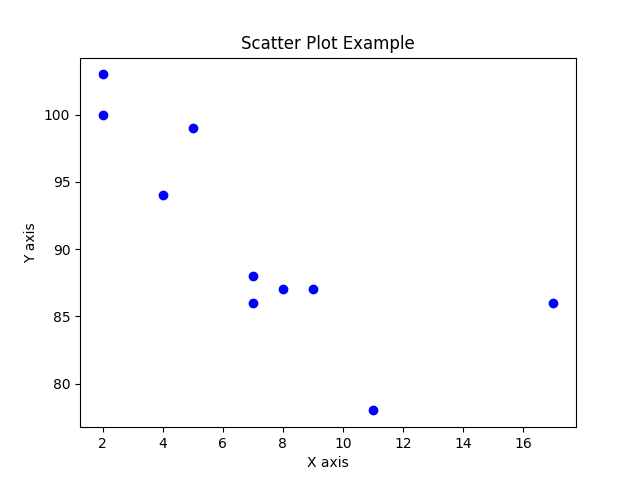

Generate this figure with Python:
import matplotlib.pyplot as plt

# Sample data
x = [5, 7, 8, 7, 2, 17, 2, 9, 4, 11]
y = [99, 86, 87, 88, 100, 86, 103, 87, 94, 78]

plt.scatter(x, y, color='blue')
plt.title('Scatter Plot Example')
plt.xlabel('X axis')
plt.ylabel('Y axis')
plt.show()
